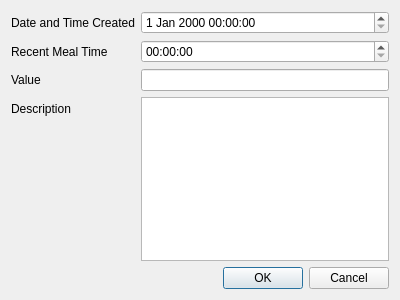
<?xml version="1.0" encoding="UTF-8"?>
<ui version="4.0">
 <class>EditRecordDialog</class>
 <widget class="QDialog" name="EditRecordDialog">
  <property name="geometry">
   <rect>
    <x>0</x>
    <y>0</y>
    <width>400</width>
    <height>300</height>
   </rect>
  </property>
  <property name="windowTitle">
   <string>Dialog</string>
  </property>
  <layout class="QFormLayout" name="formLayout">
   <item row="0" column="0">
    <widget class="QLabel" name="LabelDateTimeCreated">
     <property name="text">
      <string>Date and Time Created</string>
     </property>
    </widget>
   </item>
   <item row="0" column="1">
    <widget class="QDateTimeEdit" name="DateTimeEditCreation"/>
   </item>
   <item row="1" column="0">
    <widget class="QLabel" name="LabelRecentMealTime">
     <property name="text">
      <string>Recent Meal Time</string>
     </property>
    </widget>
   </item>
   <item row="1" column="1">
    <widget class="QTimeEdit" name="TimeEditRecentMeal"/>
   </item>
   <item row="2" column="0">
    <widget class="QLabel" name="LabelValue">
     <property name="text">
      <string>Value</string>
     </property>
    </widget>
   </item>
   <item row="2" column="1">
    <widget class="QLineEdit" name="LineEditValue"/>
   </item>
   <item row="3" column="0">
    <widget class="QLabel" name="LabelDescription">
     <property name="text">
      <string>Description</string>
     </property>
    </widget>
   </item>
   <item row="3" column="1">
    <widget class="QTextEdit" name="TextEditDescription"/>
   </item>
   <item row="4" column="0" colspan="2">
    <widget class="QDialogButtonBox" name="buttonBox">
     <property name="orientation">
      <enum>Qt::Orientation::Horizontal</enum>
     </property>
     <property name="standardButtons">
      <set>QDialogButtonBox::StandardButton::Cancel|QDialogButtonBox::StandardButton::Ok</set>
     </property>
    </widget>
   </item>
  </layout>
 </widget>
 <resources/>
 <connections>
  <connection>
   <sender>buttonBox</sender>
   <signal>accepted()</signal>
   <receiver>EditRecordDialog</receiver>
   <slot>accept()</slot>
   <hints>
    <hint type="sourcelabel">
     <x>248</x>
     <y>254</y>
    </hint>
    <hint type="destinationlabel">
     <x>157</x>
     <y>274</y>
    </hint>
   </hints>
  </connection>
  <connection>
   <sender>buttonBox</sender>
   <signal>rejected()</signal>
   <receiver>EditRecordDialog</receiver>
   <slot>reject()</slot>
   <hints>
    <hint type="sourcelabel">
     <x>316</x>
     <y>260</y>
    </hint>
    <hint type="destinationlabel">
     <x>286</x>
     <y>274</y>
    </hint>
   </hints>
  </connection>
 </connections>
</ui>
